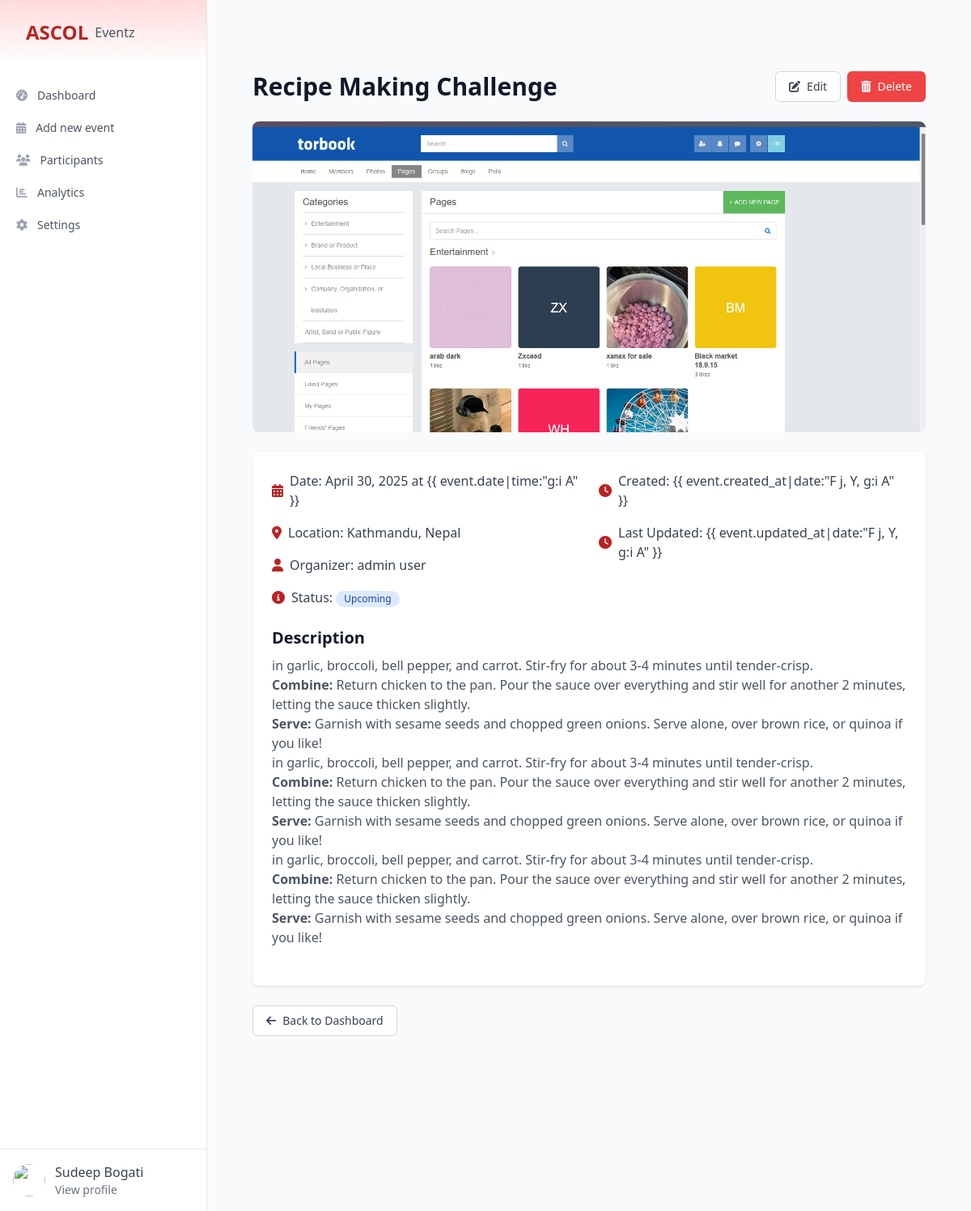
The page /events/4/ (signed in) on the database its author committed.
### authentication/models.py (models this page shows, shortened)
class CustomUser(AbstractBaseUser, PermissionsMixin):
    email = models.EmailField(unique=True)
    full_name = models.CharField(max_length=255, blank=True, null=True)
    roll_num = models.CharField(max_length=50, null=True, blank=True)
    batch = models.CharField(max_length=50, blank=True, null=True)
    faculty= models.CharField(max_length=255,blank=True, null=True)
    is_active = models.BooleanField(default=True)
    is_staff = models.BooleanField(default=False)
    date_joined = models.DateTimeField(auto_now_add=True)
    objects = CustomUserManager()
    USERNAME_FIELD = 'email'
    REQUIRED_FIELDS = ['full_name']  # when using createsuperuser command

### event/models.py (models this page shows, shortened)
class Event(models.Model):
    STATUS_CHOICES = (
        ('upcoming', 'Upcoming'),
        ('ongoing', 'Ongoing'),
        ('completed', 'Completed'),
        ('cancelled', 'Cancelled'),
    )
    title = models.CharField(max_length=200, help_text="Title of the event")
    description = models.TextField(help_text="Detailed description of the event")
    date = models.DateTimeField(help_text="Date and time when the event will occur")
    location = models.CharField(max_length=200, help_text="Venue or location of the event")
    organizer = models.ForeignKey(
        settings.AUTH_USER_MODEL,
        on_delete=models.CASCADE,
        related_name='events',
        help_text="User who organizes the event"
    )
    image = models.ImageField(
        upload_to='events/images/',
        blank=True,
        null=True,
        help_text="Optional event poster or image"
    )
    status = models.CharField(
        max_length=20,
        choices=STATUS_CHOICES,
        default='upcoming',
        help_text="Current status of the event"
    )
    created_at = models.DateTimeField(auto_now_add=True, help_text="When the event was created")
    updated_at = models.DateTimeField(auto_now=True, help_text="When the event was last updated")
    class Meta:
        ordering = ['date']
        verbose_name = 'Event'
        verbose_name_plural = 'Events'

### event/views.py (the view)
# urls.py: path('<int:id>/', event_view.EventDetailsView.as_view(), name='event_detail'),
class EventDetailsView(LoginRequiredMixin, View):
    login_url = 'login'
    def get(self, request, id):
        event = get_object_or_404(Event, id=id)
        context = {
            'event': event,
        }
        return render(request, 'event_detail.html', context)

### event/templates/event_detail.html (shortened to what this page needs)
{% extends 'event-dashboard.html' %}
{% load static %}
{% block content %}
<div class="bg-gray-50 min-h-screen">
    <div class="flex-1 -z-0 mt-8 overflow-auto focus:outline-none">
        <div class="py-6">
            <div class="max-w-4xl mx-auto px-4 sm:px-6 lg:px-8">
                <div class="flex justify-between items-center">
                    <h1 class="text-3xl font-bold text-gray-900">{{ event.title }}</h1>
                    <div class="flex space-x-2">
                        <a href="{% url 'edit_event' event.id %}"
                            class="inline-flex items-center px-4 py-2 border border-gray-300 text-sm font-medium rounded-md text-gray-700 bg-white hover:bg-gray-50 focus:outline-none focus:ring-2 focus:ring-offset-2 focus:ring-primary">
                            <i class="fas fa-edit mr-2"></i> Edit
                        </a>
                        <a href="{% url 'delete_event' event.id %}"
                            class="inline-flex items-center px-4 py-2 border border-transparent text-sm font-medium rounded-md text-white bg-danger hover:bg-red-700 focus:outline-none focus:ring-2 focus:ring-offset-2 focus:ring-red-500">
                            <i class="fas fa-trash-alt mr-2"></i> Delete
                        </a>
                    </div>
                </div>
                <div class="mt-6">
                    <img class="w-full h-96 object-cover rounded-lg {% if event.status == 'cancelled' %}opacity-70{% endif %}"
                        src="{% if event.image %}{{ event.image.url }}{% else %}/static/images/add-event.svg{% endif %}"
                        alt="{{ event.title }}">
                </div>
                <div class="mt-6 bg-white shadow rounded-lg p-6">
                    <div class="grid grid-cols-1 md:grid-cols-2 gap-6">
                        <div>
                            <div class="flex items-center">
                                <i class="fas fa-calendar-alt mr-2 text-primary"></i>
                                <p class="text-gray-700">
                                    <span class="font-medium">Date:</span> {{ event.date|date:"F j, Y" }} at {{
                                    event.date|time:"g:i A" }}
                                </p>
                            </div>
                            <div class="mt-4 flex items-center">
                                <i class="fas fa-map-marker-alt mr-2 text-primary"></i>
                                <p class="text-gray-700">
                                    <span class="font-medium">Location:</span> {{ event.location }}
                                </p>
                            </div>
                            <div class="mt-4 flex items-center">
                                <i class="fas fa-user mr-2 text-primary"></i>
                                <p class="text-gray-700">
                                    <span class="font-medium">Organizer:</span> {{ event.organizer.full_name }}
                                </p>
                            </div>
                            <div class="mt-4 flex items-center">
                                <i class="fas fa-info-circle mr-2 text-primary"></i>
                                <p class="text-gray-700">
                                    <span class="font-medium">Status:</span>
                                    <span class="inline-flex items-center px-2.5 py-0.5 rounded-full text-xs font-medium
                                            {% if event.status == 'upcoming' %}bg-blue-100 text-blue-800{% endif %}
                                            {% if event.status == 'cancelled' %}bg-red-100 text-red-800{% endif %}">
                                        {{ event.get_status_display }}
                                    </span>
                                </p>
                            </div>
                        </div>
                        <div>
                            <div class="flex items-center">
                                <i class="fas fa-clock mr-2 text-primary"></i>
                                <p class="text-gray-700">
                                    <span class="font-medium">Created:</span> {{ event.created_at|date:"F j, Y, g:i A"
                                    }}
                                </p>
                            </div>
                            <div class="mt-4 flex items-center">
                                <i class="fas fa-clock mr-2 text-primary"></i>
                                <p class="text-gray-700">
                                    <span class="font-medium">Last Updated:</span> {{ event.updated_at|date:"F j, Y, g:i
                                    A" }}
                                </p>
                            </div>
                        </div>
                    </div>
                    <div class="mt-6">
                        <h2 class="text-xl font-semibold text-gray-900">Description</h2>
                        <div class="mt-2 text-gray-600 prose max-w-none">
                            {{ event.description|safe }}
                        </div>
                    </div>
                </div>
                <div class="mt-6">
                    <a href="{% url 'event_dashboard' %}"
                        class="inline-flex items-center px-4 py-2 border border-gray-300 text-sm font-medium rounded-md text-gray-700 bg-white hover:bg-gray-50 focus:outline-none focus:ring-2 focus:ring-offset-2 focus:ring-primary">
                        <i class="fas fa-arrow-left mr-2"></i> Back to Dashboard
                    </a>
                </div>
            </div>
        </div>
    </div>
</div>
{% endblock %}

### event/templates/event-dashboard.html (shortened to what this page needs)
{% load static %}
<!DOCTYPE html>
<html lang="en">
<head>
    <script src="https://cdn.tailwindcss.com"></script>
    <link rel="stylesheet" href="https://cdnjs.cloudflare.com/ajax/libs/font-awesome/6.4.0/css/all.min.css">
    <link rel="stylesheet" href="https://cdn.jsdelivr.net/npm/flatpickr/dist/flatpickr.min.css">
</head>
<body class="bg-gray-50 min-h-screen">
    <div class="flex fixed w-full h-screen top-0">
        <div class="hidden md:flex md:flex-shrink-0 z-50">
            <div class="flex flex-col w-64 border-r border-gray-200 bg-white">
                <div class="flex pl-8 bg-gradient-to-b from-accent to-transparent py-6 items-center">
                    <div class="flex-shrink-0 flex items-center">
                        <span class="text-2xl font-bold text-primary">ASCOL</span>
                        <span class="ml-2 text-gray-600">Eventz</span>
                    </div>
                </div>
                <div class="h-0 flex-1 flex flex-col pt-5 pb-4 overflow-y-auto">
                    <div class="flex-1 px-3 bg-white space-y-1">
                        <a href="{% url 'event_dashboard' %}"
                            class="{% if request.path == '/events/dashboard/' %}bg-red-100 text-primary{% else %}text-gray-600 hover:bg-gray-50 hover:text-gray-900{% endif %} group flex items-center px-2 py-2 text-sm font-medium rounded-md">
                            <i
                                class="fas fa-tachometer-alt mr-3 {% if request.path == '/events/dashboard/' %}text-primary{% else %}text-gray-400{% endif %}"></i>
                            Dashboard
                        </a>
                        <a href="{% url 'add_event' %}"
                            class="{% if request.path == '/events/add/' %}bg-red-100 text-primary{% else %}text-gray-600 hover:bg-gray-50 hover:text-gray-900{% endif %} group flex items-center px-2 py-2 text-sm font-medium rounded-md">
                            <i
                                class="fas fa-calendar-alt mr-3 {% if request.path == '/events/add/' %}text-primary{% else %}text-gray-400{% endif %}"></i>
                            Add new event
                        </a>
                        <a href="#"
                            class="{% if request.path == '/events/participants/' %}bg-red-100 text-primary{% else %}text-gray-600 hover:bg-gray-50 hover:text-gray-900{% endif %} group flex items-center px-2 py-2 text-sm font-medium rounded-md">
                            <i
                                class="fas fa-users mr-3 {% if request.path == '/events/participants/' %}text-primary{% else %}text-gray-400{% endif %}"></i>
                            Participants
                        </a>
                        <a href="#"
                            class="{% if request.path == '/events/analytics/' %}bg-red-100 text-primary{% else %}text-gray-600 hover:bg-gray-50 hover:text-gray-900{% endif %} group flex items-center px-2 py-2 text-sm font-medium rounded-md">
                            <i
                                class="fas fa-chart-bar mr-3 {% if request.path == '/events/analytics/' %}text-primary{% else %}text-gray-400{% endif %}"></i>
                            Analytics
                        </a>
                        <a href="#"
                            class="{% if request.path == '/events/settings/' %}bg-red-100 text-primary{% else %}text-gray-600 hover:bg-gray-50 hover:text-gray-900{% endif %} group flex items-center px-2 py-2 text-sm font-medium rounded-md">
                            <i
                                class="fas fa-cog mr-3 {% if request.path == '/events/settings/' %}text-primary{% else %}text-gray-400{% endif %}"></i>
                            Settings
                        </a>
                    </div>
                </div>
                <div class="flex-shrink-0 flex border-t border-gray-200 p-4">
                    <a href="#" class="flex-shrink-0 group block">
                        <div class="flex items-center">
                            <div>
                                <img class="inline-block h-10 w-10 rounded-full"
                                    src="https://images.unsplash.com/photo-1472099645785-5658abf4ff4e?ixlib=rb-1.2.1&ixid=eyJhcHBfaWQiOjEyMDd9&auto=format&fit=facearea&facepad=2&w=256&h=256&q=80"
                                    alt="">
                            </div>
                            <a href="{% url 'profile' %}" class="ml-3">
                                <p class="text-base font-medium text-gray-700 group-hover:text-gray-900">
                                    {{request.user.full_name }}</p>
                                <p class="text-sm font-medium text-gray-500 group-hover:text-gray-700">View profile</p>
                                </a>
                        </div>
                    </a>
                </div>
            </div>
        </div>
        <div class="flex-1 -z-0 mt-8 overflow-auto focus:outline-none">
            {% block content %}{% endblock %}
        </div>
    </div>
</body>
</html>

### rows shown on the page
CustomUser: user.full_name "Sudeep Bogati"
Event: title "Recipe Making Challenge", image (picture), date "April 30, 2025", location "Kathmandu, Nepal", organizer.full_name "admin user", status "Upcoming", description "in garlic, broccoli, bell pepper, and carrot. Stir-fry for about 3-4 minutes until tender-crisp. Combine: Return chicken to the pan. Pour the sauce over everything and stir well for another 2 minutes, letting the sauce thicken slightly. Serve: Garnish with sesame seeds and chopped green onions. Serve alone, over brown rice, or quinoa if you like! in garlic, broccoli, bell pepper, and carrot. Stir-fry for about 3-4 minutes until tender-crisp. Combine: Return chicken to the pan. Pour the sauce over everything and stir well for another 2 minutes, letting the sauce thicken slightly. Serve: Garnish with sesame seeds and chopped green onions. Serve alone, over brown rice, or quinoa if you like!…"
